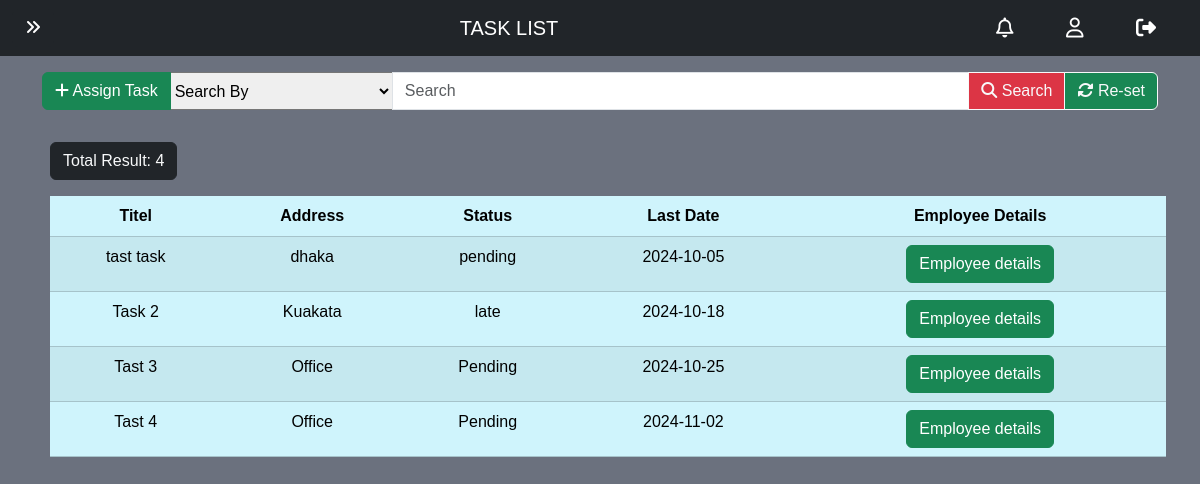
/task_reports.php (signed in), run on the app's committed database.
### tables this page shows
CREATE TABLE `task` (
  `id` varchar(50) NOT NULL,
  `name` varchar(100) DEFAULT NULL,
  `address` varchar(100) DEFAULT NULL,
  `start` date NOT NULL,
  `end` date NOT NULL,
  `state` text,
  `employee_id` varchar(50) DEFAULT NULL,
  `details` varchar(255) DEFAULT NULL,
  `task_ref` varchar(50) DEFAULT NULL
);

### task_reports.php (the view, shortened to what this page needs)
<!DOCTYPE html>
<html lang="en">
<head>
    <?php include '_link_common.php'; ?>
    <link rel="stylesheet" href="footer.css">
    <link rel="stylesheet" href="navbar.css">
</head>
<body>
    <?php
        $page_name = "Task List";
        require '_nav_admin.php';
    ?>
    <div class="container my-3">
        <form method="get">
            <div class="input-group">
                <button type="submit" class="btn btn-success" name="assign_task">
                    <i class="fa-solid fa-plus"></i> Assign Task
                </button>
                <select class="search-select" name="key" style="width: 20%;">
                    <option value="all" selected>Search By</option>
                </select>
                <input type="text" class="form-control" name="word" placeholder="Search">
                <button class="btn btn-danger btn-outline-light" name="search" type="submit"><i class="fa-solid fa-magnifying-glass"></i></i> Search</button>
                <button class="btn btn-success btn-outline-light" name="reset" type="submit"><i class="fa-solid fa-rotate"></i></i> Re-set</button>
            </div>
        </form>
    </div>
    <?php
        if(isset($key) && isset($word)){
            if($key=="all" && $word==""){
                $find_task_sql = "SELECT * FROM `task`";
            } else if($key=="all" && $word!=""){
                $find_task_sql = "SELECT * FROM `task` WHERE CONCAT(name, address, state) LIKE '%$word%'";
            } else if($key=="title" && $word!=""){
                $find_task_sql = "SELECT * FROM `task` WHERE `name` LIKE '%$word%'";
            } else if($key=="address" && $word!=""){
                $find_task_sql = "SELECT * FROM `task` WHERE `address` LIKE '%$word%'";
            } else if($key=="status" && $word!=""){
                $find_task_sql = "SELECT * FROM `task` WHERE `state` LIKE '%$word%'";
            }
        } else {$find_task_sql = "SELECT * FROM `task`";}
        require '_database_connect.php';
        $find_task = mysqli_query($connect, $find_task_sql);
        $total_task = mysqli_num_rows($find_task);
        if($total_task>0){
            echo "
            <div class='container overflow-x-scroll mt-4'>
                <div class='num_of_res text-light btn btn-dark m-2'>
                    <h7 class='pt-2'>Total Result: $total_task</h7>
                </div>
                <table class='table table-info table-striped table-hover m-2 p-2 text-center'>
                    <thead>
                        <tr>
                            <th>Titel</th>
                            <th>Address</th>
                            <th>Status</th>
                            <th>Last Date</th>
                            <th>Employee Details</th>
                        </tr>
                    </thead>
                    <tbody>";
                for($i=0; $i<$total_task; $i++){
                    $task = mysqli_fetch_assoc($find_task);
                    echo"<tr>
                            <td>$task[name]</td>
                            <td>$task[address]</td>
                            <td>$task[state]</td>
                            <td>$task[end]</td>
                            <td>
                                <form method='post'>
                                    <input class='visually-hidden' type='text' name='em_id' value='$task[employee_id]'</input>
                                    <button class='btn btn-success' type='submit' name='details'>Employee details</button>
                                </form>
                            </td>
                        </tr>";
                }
                echo"
                    </tbody>
                </table>
            </div>";
        }
    ?>
</body>
</html>

### _link_common.php (shortened to what this page needs)
<link rel="stylesheet" href="bootstrap5.3.3/css/bootstrap.min.css">
<link rel="stylesheet" href="variables.css">
<link rel="stylesheet" href="all_body.css">

### _nav_admin.php (shortened to what this page needs)
<nav class="navbar bg-dark sticky-top" data-bs-theme="dark">
    <div class="container-fluid d-flex justify-content-between">
        <button class="btn btn-dark" type="button" data-bs-toggle="offcanvas" data-bs-target="#dashboard-sidebar" aria-controls="dashboard-sidebar" title="Dashboard">
            <i class="fa-solid fa-angles-right"></i>
        </button>
        <a class="navbar-brand text-uppercase" href="about.php"><?php echo $page_name;?></a>
        <div class="nav-icon">
            <a class="navbar-brand px-3" href="customer_notification.php" title="Notification"><i class="fa-regular fa-bell nav-icon"></i></a>
            <a class="navbar-brand px-3" href="admin_info.php" title="Profile"><i class="fa-regular fa-user nav-icon"></i></a>
            <a class="navbar-brand px-3" href="logout.php" title="Logout"><i class="fa-solid fa-right-from-bracket nav-icon"></i></a>
        </div>
    </div>
</nav>

### variables.css (style rules this page uses)
:root { --carousel-btn-color: aqua; --body-background-color: #6B717E; --login-box-width: 400px; --login-box-height: 500px; --registration-box-width: 400px; --registration-box-height: 850px; }

### all_body.css (style rules this page uses)
* { font-family: Arial, Helvetica, sans-serif; }
body { width: 100%; margin: 0; background-color: var(--body-background-color); }

### footer.css (style rules this page uses)
:root { --footer-back: black; }

### data on the page
task: name "tast task", address "dhaka", state "pending", end "2024-10-05"
task: name "Task 2", address "Kuakata", state "late", end "2024-10-18"
task: name "Tast 3", address "Office", state "Pending", end "2024-10-25"
task: name "Tast 4", address "Office", state "Pending", end "2024-11-02"

### other printed values
$page_name "TASK LIST"
$total_task "4"
